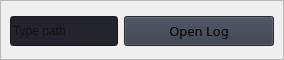
                        <widget class="QFrame" name="row_1">
                         <property name="minimumSize">
                          <size>
                           <width>0</width>
                           <height>60</height>
                          </size>
                         </property>
                         <property name="maximumSize">
                          <size>
                           <width>16777215</width>
                           <height>60</height>
                          </size>
                         </property>
                         <property name="frameShape">
                          <enum>QFrame::StyledPanel</enum>
                         </property>
                         <property name="frameShadow">
                          <enum>QFrame::Raised</enum>
                         </property>
                         <layout class="QVBoxLayout" name="verticalLayout_16">
                          <property name="spacing">
                           <number>0</number>
                          </property>
                          <property name="leftMargin">
                           <number>0</number>
                          </property>
                          <property name="topMargin">
                           <number>0</number>
                          </property>
                          <property name="rightMargin">
                           <number>0</number>
                          </property>
                          <property name="bottomMargin">
                           <number>0</number>
                          </property>
                          <item>
                           <widget class="QFrame" name="frame_div_content_1">
                            <property name="minimumSize">
                             <size>
                              <width>0</width>
                              <height>60</height>
                             </size>
                            </property>
                            <property name="maximumSize">
                             <size>
                              <width>16777215</width>
                              <height>60</height>
                             </size>
                            </property>
                            <property name="frameShape">
                             <enum>QFrame::NoFrame</enum>
                            </property>
                            <property name="frameShadow">
                             <enum>QFrame::Raised</enum>
                            </property>
                            <layout class="QVBoxLayout" name="verticalLayout_17">
                             <property name="spacing">
                              <number>0</number>
                             </property>
                             <property name="leftMargin">
                              <number>0</number>
                             </property>
                             <property name="topMargin">
                              <number>0</number>
                             </property>
                             <property name="rightMargin">
                              <number>0</number>
                             </property>
                             <property name="bottomMargin">
                              <number>0</number>
                             </property>
                             <item>
                              <widget class="QFrame" name="frame_content_wid_1">
                               <property name="frameShape">
                                <enum>QFrame::NoFrame</enum>
                               </property>
                               <property name="frameShadow">
                                <enum>QFrame::Raised</enum>
                               </property>
                               <layout class="QHBoxLayout" name="horizontalLayout_9">
                                <item>
                                 <layout class="QGridLayout" name="gridLayout">
                                  <property name="bottomMargin">
                                   <number>0</number>
                                  </property>
                                  <item row="0" column="0">
                                   <widget class="QLineEdit" name="lineEdit">
                                    <property name="minimumSize">
                                     <size>
                                      <width>0</width>
                                      <height>30</height>
                                     </size>
                                    </property>
                                    <property name="styleSheet">
                                     <string notr="true">background-color: rgb(33, 37, 43);</string>
                                    </property>
                                    <property name="text">
                                     <string/>
                                    </property>
                                    <property name="placeholderText">
                                     <string>Type path</string>
                                    </property>
                                   </widget>
                                  </item>
                                  <item row="0" column="1">
                                   <widget class="QPushButton" name="pushButton">
                                    <property name="minimumSize">
                                     <size>
                                      <width>150</width>
                                      <height>30</height>
                                     </size>
                                    </property>
                                    <property name="maximumSize">
                                     <size>
                                      <width>150</width>
                                      <height>30</height>
                                     </size>
                                    </property>
                                    <property name="font">
                                     <font>
                                      <family>Yu Gothic</family>
                                      <pointsize>10</pointsize>
                                      <italic>false</italic>
                                      <bold>false</bold>
                                     </font>
                                    </property>
                                    <property name="cursor">
                                     <cursorShape>PointingHandCursor</cursorShape>
                                    </property>
                                    <property name="styleSheet">
                                     <string notr="true">background-color: rgb(52, 59, 72);</string>
                                    </property>
                                    <property name="text">
                                     <string>Open Log</string>
                                    </property>
                                    <property name="icon">
                                     <iconset resource="resources.qrc">
                                      <normaloff>:/icons/images/icons/cil-folder-open.png</normaloff>:/icons/images/icons/cil-folder-open.png</iconset>
                                    </property>
                                   </widget>
                                  </item>
                                 </layout>
                                </item>
                               </layout>
                              </widget>
                             </item>
                            </layout>
                           </widget>
                          </item>
                         </layout>
                        </widget>
